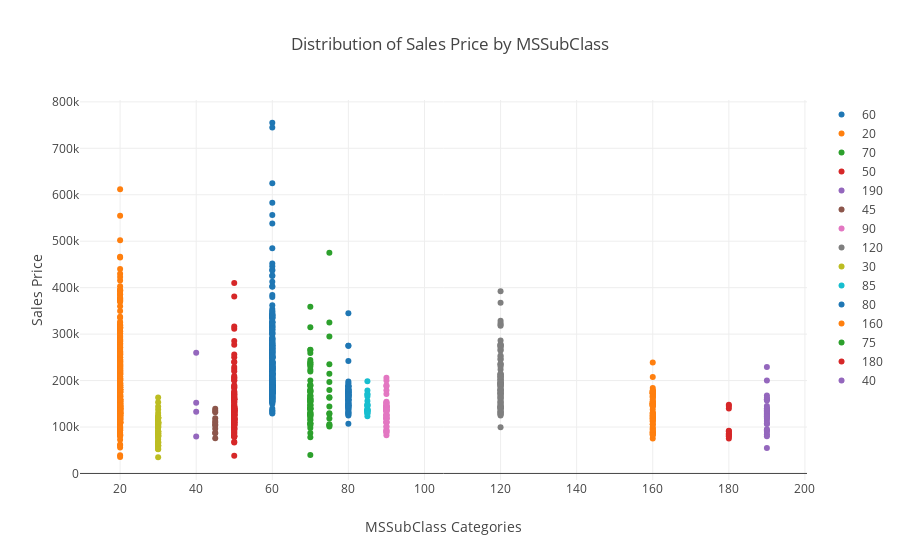

The notebook cell this image was saved under:
### Markdown cell above
The graph above shows that most of the variables are categorical, because they have unique values less than 100. A good way to examine the effect of different categories on the sales price is to plot scatter or box plots to see if there is a relationship. Let's check a few of them.

### Code cell
variable='MSSubClass'

data = [dict(
  type = 'scatter',
  x = train[variable],
  y = train['SalePrice'],
  mode = 'markers',
  transforms = [dict(
    type = 'groupby',
    groups = train[variable],

  )]
)]

layout={
        'xaxis': {'title': variable + ' Categories'},
        'yaxis': {'title': "Sales Price"},
        "title":"Distribution of Sales Price by " +variable
    }


off.iplot({'data': data, 'layout':layout }, validate=False)

### Figure 1 — Plotly figure (JSON) as saved in the notebook; plotly's stock layout.template omitted (floating-point values rounded to 4 significant figures; data arrays with more than 128 entries replaced by an {"elided": "..."} marker saying what was removed)
{"data": [{"mode": "markers", "transforms": [{"groups": {"elided": "1460 int values"}, "type": "groupby"}], "type": "scatter", "x": {"elided": "1460 int values"}, "y": {"elided": "1460 int values"}}], "layout": {"title": "Distribution of Sales Price by MSSubClass", "xaxis": {"title": "MSSubClass Categories"}, "yaxis": {"title": "Sales Price"}}}
